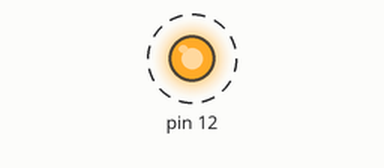
Recording of a sketch running on a simulated Arduino Uno, built with avr-gcc and run on an emulated ATmega328P. Shown: output pins drawn as LEDs (lit = HIGH). Dashed ring = blinking.

Above: at 0.2 s.
Timing chart, 0 to 3.0 s (numbered marks = the images above):
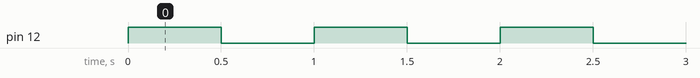

Measured:
- by itself, pin 12: alternates HIGH for 0.50 s and LOW for 0.50 s

The sketch:

codigo1.ino
```cpp
// C++ code
//
void setup()
{
  pinMode(12, OUTPUT);
}

void loop()
{
  PiscaLedVermelho12();
 }

void PiscaLedVermelho12()
{
  digitalWrite(12, HIGH);
  delay(500); // Wait for 000 millisecond(s)
  digitalWrite(12, LOW);
  delay(500); // Wait for 1000 millisecond(s)
}
```
